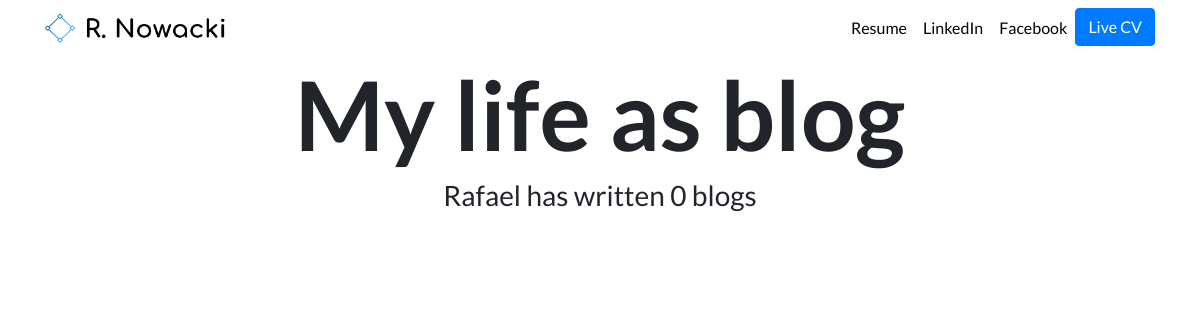
Page /blog/ on the earlier database version.
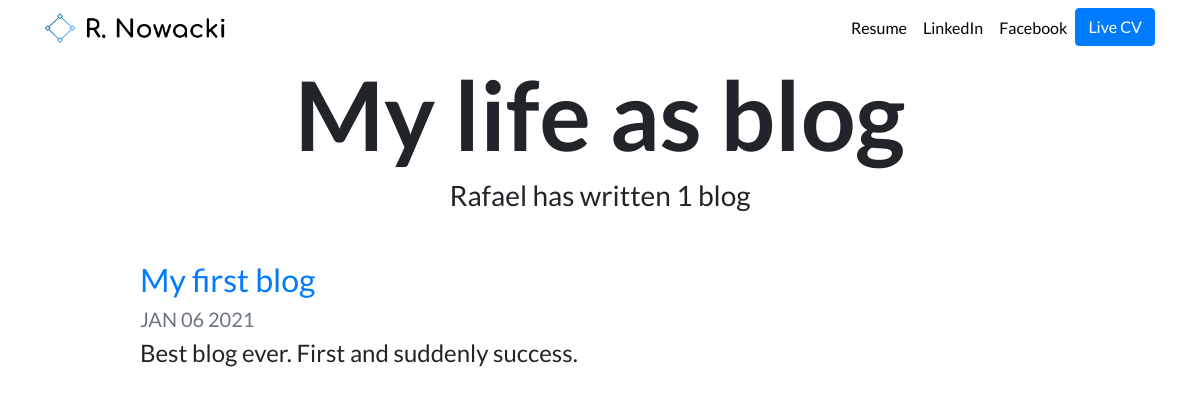
Same page on the later database version.
### blog/models.py (models this page shows, shortened)
class Blog(models.Model):
    title = models.CharField(max_length=200)
    date = models.DateField()
    description = models.TextField()

### blog/views.py (the view)
# urls.py: path('', views.all_blogs, name='all_blogs'),
def all_blogs(request):
    blogs = Blog.objects.order_by('-date')
    return render(request, 'blog/all_blogs.html', {'blogs': blogs})

### blog/templates/blog/all_blogs.html
{% extends "portfolio/base.html" %}
{% load static %}
{% block content %}
<h1 id="blogtitle" class="font-weight-bold text-center">My life as blog</h1>
<h3 class="text-center mb-5">Rafael has written {{ blogs.count }} blog{{ blogs.count|pluralize }}</h3>
{% for blog in blogs %}
<div class="row justify-content-center my-3">
  <div class="col-md-10">
    <a href="{% url 'blog:detail' blog.id %}">
      <h2>{{ blog.title }}</h2>
    </a>
    <h5 class="text-muted">{{ blog.date|date:'M d Y'|upper }}</h5>
    <h4>{{ blog.description|striptags|truncatechars:100 }}</h4>
  </div>
</div>
{% endfor %}
{% endblock %}

Differences in the rows shown:
added Blog: title "My first blog", date "JAN 06 2021", description "Best blog ever. First and suddenly success."
Other differences:
{{ blogs.count }}: "0" → "1"
